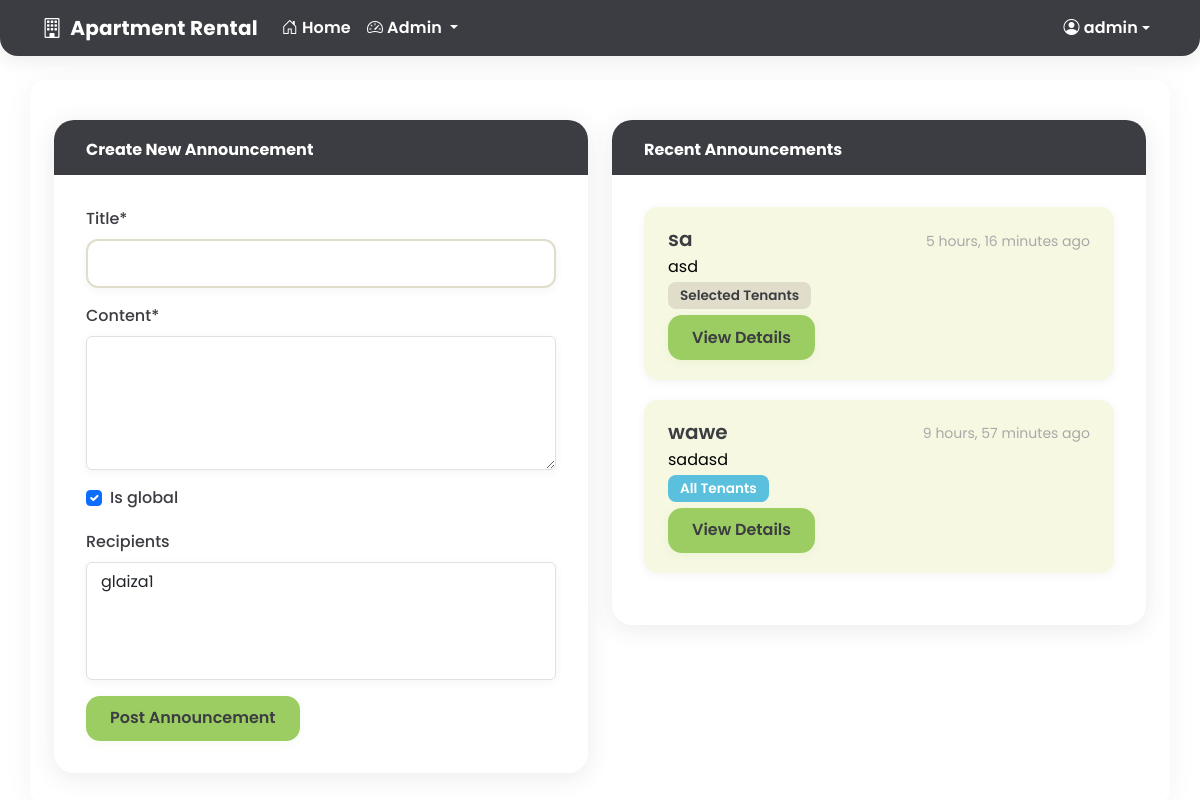
The page /dashboard/admin/announcements/ (signed in) on the database as committed earlier.
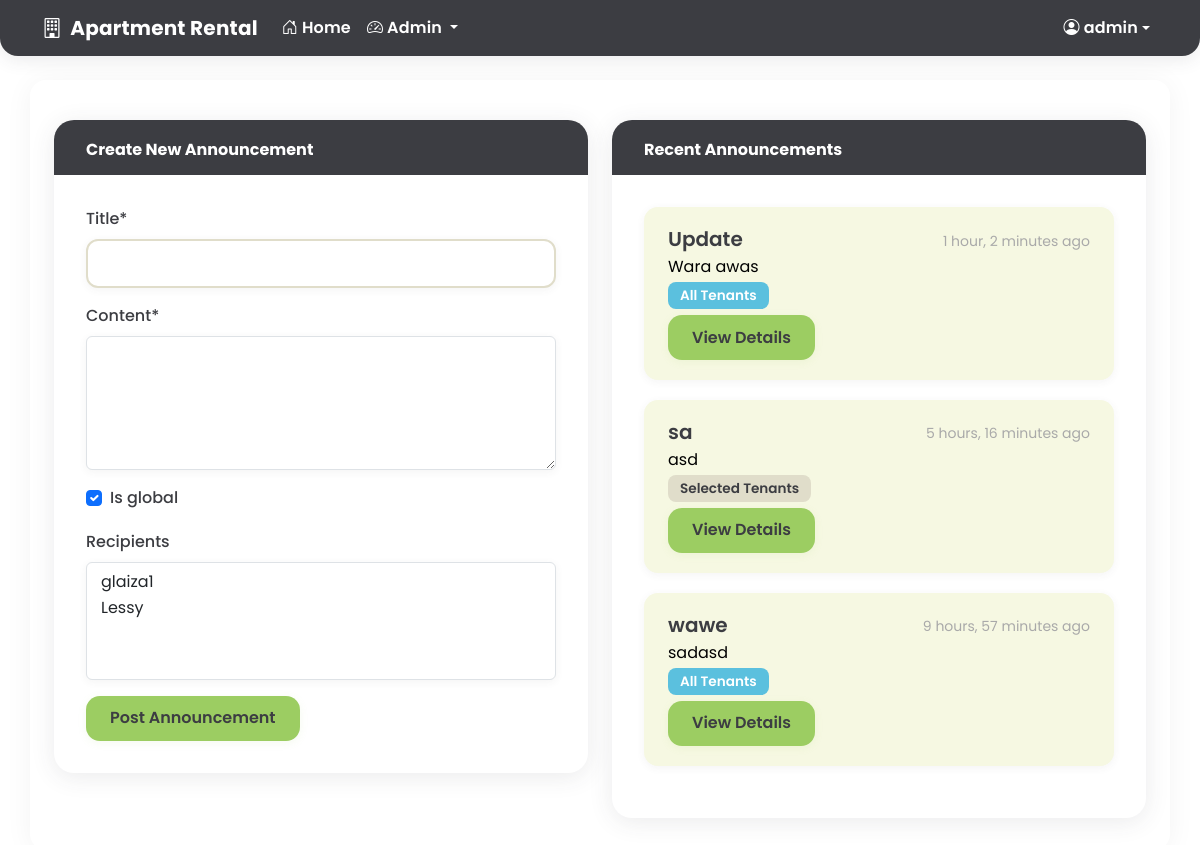
The same page on the database as committed later.
### core/models.py (models this page shows, shortened)
class Announcement(models.Model):
    title = models.CharField(max_length=200)
    content = models.TextField()
    author = models.ForeignKey(User, on_delete=models.CASCADE)
    created_at = models.DateTimeField(auto_now_add=True)
    updated_at = models.DateTimeField(auto_now=True)
    is_global = models.BooleanField(default=True)
    recipients = models.ManyToManyField(User, related_name='announcements', blank=True)

### core/views.py (the view)
    def wrapper(request, *args, **kwargs):
        if not (request.user.is_superuser or request.user.role == User.ADMIN):
            messages.error(request, 'You are not authorized to access this page.')
            return redirect('dashboard')
        return view_func(request, *args, **kwargs)

### core/forms.py
class AnnouncementForm(forms.ModelForm):
    recipients = forms.ModelMultipleChoiceField(
        queryset=User.objects.filter(role=User.TENANT),
        required=False,
        widget=forms.SelectMultiple(attrs={'class': 'form-control'})
    )
    class Meta:
        model = Announcement
        fields = ['title', 'content', 'is_global', 'recipients']
        widgets = {
            'content': forms.Textarea(attrs={'rows': 5}),
        }

### core/models.py (called while the page is built)
    def __str__(self):
        return self.username

### core/views.py (called while the page is built)
def admin_required(view_func):
    def wrapper(request, *args, **kwargs):
        if not (request.user.is_superuser or request.user.role == User.ADMIN):
            messages.error(request, 'You are not authorized to access this page.')
            return redirect('dashboard')
        return view_func(request, *args, **kwargs)
    return wrapper

### templates/admin_panel/announcements.html (shortened to what this page needs)
{% extends 'base.html' %}
{% load crispy_forms_tags %}
{% block content %}
<div class="container admin-announcements-container">
    <div class="row">
        <div class="col-lg-6">
            <div class="admin-announcement-card">
                <div class="admin-announcement-header">
                    <h6>Create New Announcement</h6>
                </div>
                <div class="admin-announcement-body">
                    <form method="post">
                        {{ form|crispy }}
                        <button type="submit" class="admin-announcement-btn">Post Announcement</button>
                    </form>
                </div>
            </div>
        </div>
        <div class="col-lg-6">
            <div class="admin-announcement-card">
                <div class="admin-announcement-header">
                    <h6>Recent Announcements</h6>
                </div>
                <div class="admin-announcement-body">
                    {% if announcements %}
                        <div>
                            {% for announcement in announcements %}
                            <div class="admin-announcement-list-item">
                                <div class="d-flex w-100 justify-content-between align-items-center">
                                    <h5 class="mb-1">{{ announcement.title }}</h5>
                                    <small>{{ announcement.created_at|timesince }} ago</small>
                                </div>
                                <p class="mb-1">{{ announcement.content|truncatewords:20 }}</p>
                                <small>
                                    {% if announcement.is_global %}
                                        <span class="admin-announcement-badge">All Tenants</span>
                                    {% else %}
                                        <span class="admin-announcement-badge admin-announcement-badge-secondary">Selected Tenants</span>
                                    {% endif %}
                                </small>
                                <div class="mt-2">
                                    <a href="#" class="admin-announcement-btn btn btn-sm" data-bs-toggle="modal" data-bs-target="#announcementModal{{ announcement.id }}">
                                        View Details
                                    </a>
                                </div>
                            </div>
                            {% endfor %}
                        </div>
                    {% else %}
                        <div class="alert alert-info">
                            No announcements have been posted yet.
                        </div>
                    {% endif %}
                </div>
            </div>
        </div>
    </div>
</div>
{% endblock %}

Rows that differ between the two databases and show on the page:
added Announcement: title "Update", created_at "1 hour, 2 minutes", content "Wara awas", is_global "All Tenants"
Other text that changed with them:
form field recipients: "glaiza1" → "glaiza1 / Lessy"
